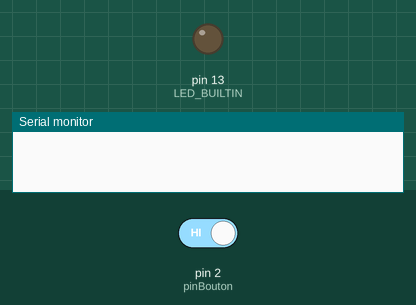
The program below on a simulated Arduino Uno, built with avr-gcc and run on an emulated ATmega328P. On the bench: output pins drawn as LEDs (lit = HIGH), the last lines printed to the serial monitor. Inputs (shaded band) come from the test bench; at power-on: pin 2 (pinBouton) HIGH.

Above: at 1.2 s.
1.3 s: pin 2 (pinBouton) driven LOW
2.8 s: pin 2 (pinBouton) driven HIGH
At 3.3 s:
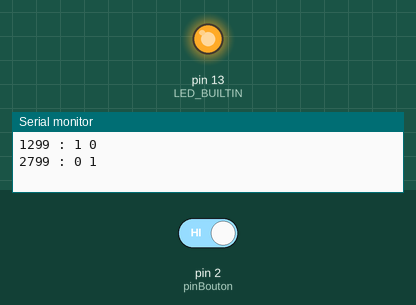
Timing chart, 0 to 5.8 s (numbered marks = the images above; inputs shaded):
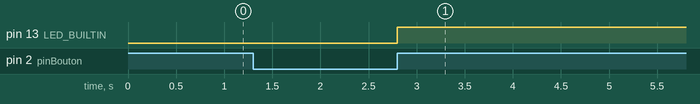

Measured:
- after the input at 2.8 s, pin 13 (LED_BUILTIN): LOW → HIGH at once

The program:

main.cpp
```cpp
#include <Arduino.h>

const uint8_t pinBouton = 2;
int etatPrecedant = 0;
bool delAllumee = false;
void setup() {
  Serial.begin(9600);

  pinMode(pinBouton, INPUT);
  etatPrecedant = digitalRead(pinBouton);
  pinMode(LED_BUILTIN, OUTPUT);
  digitalWrite(LED_BUILTIN, delAllumee);
}

void loop() {
  // put your main code here, to run repeatedly:
  int etatCourant = digitalRead(pinBouton);

  if (etatPrecedant != etatCourant) {
    Serial.print(millis());
    Serial.print(" : ");
    Serial.print(etatPrecedant);
    Serial.print(" ");
    Serial.println(etatCourant);
    if (etatPrecedant == LOW && etatCourant == HIGH) {
      delAllumee = !delAllumee;
      digitalWrite(LED_BUILTIN, delAllumee);
    }

    etatPrecedant = etatCourant;
  }
}
```
